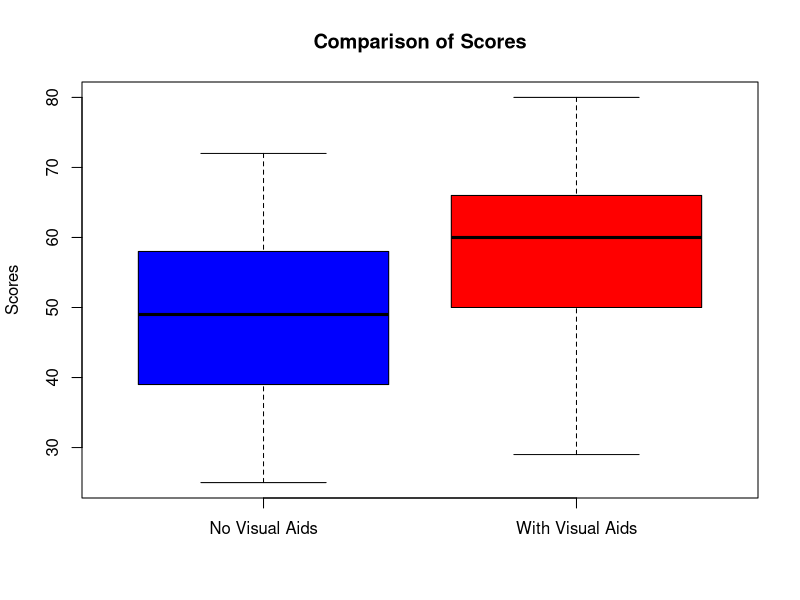
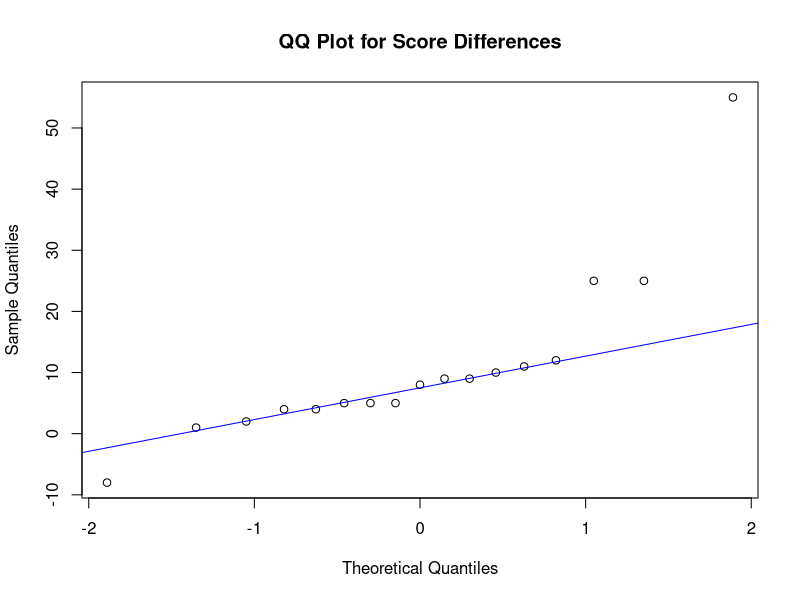
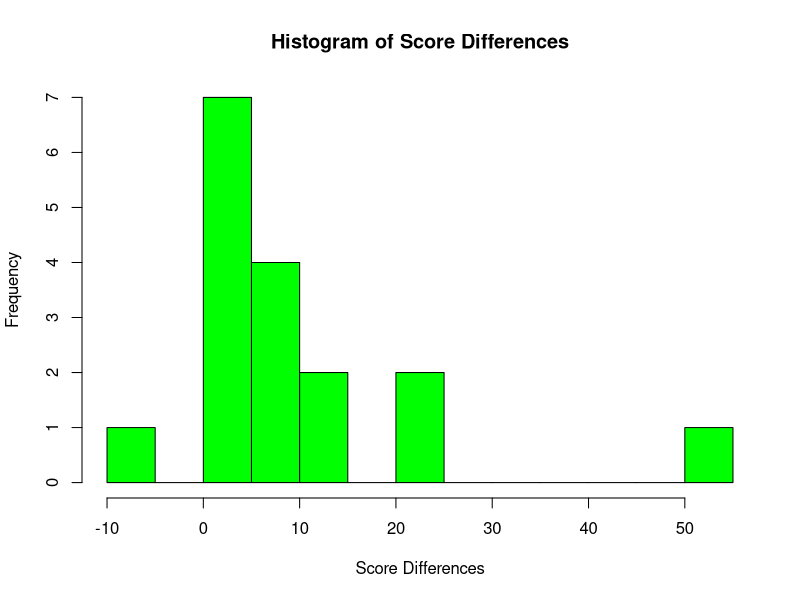

Recreate these plots in R, in order.
student_data <- data.frame(
  student_id = 1:17,
  no_visual_aids = c(50, 60, 58, 72, 36, 51, 49, 49, 25, 52, 41, 32, 58, 39, 25, 40, 61),
  with_visual_aids = c(58, 70, 60, 73, 40, 63, 54, 60, 29, 57, 66, 37, 50, 48, 80, 65, 70)
)

# Inspecting the structure of the data frame
str(student_data)

# Creating a boxplot comparing scores with and without visual aids
windows(20,12)
boxplot(
  student_data$no_visual_aids, student_data$with_visual_aids,
  names = c("No Visual Aids", "With Visual Aids"),
  main = "Comparison of Scores",
  ylab = "Scores",
  col = c("blue", "red")
)

# Installing and loading the e1071 Library 
install.packages("e1071")
library(e1071)

# Calculating the score differences between scores with and without visual aids
score_diff <- student_data$with_visual_aids - student_data$no_visual_aids

# Plotting QQ plot for score differences
qqnorm(score_diff, main = "QQ Plot for Score Differences")
qqline(score_diff, col = "blue")

# By using  histogram we can visualize the distribution of score differences
windows(20,12)
hist(score_diff, breaks = 15, col = "green", border = "black", 
     main = "Histogram of Score Differences",
     xlab = "Score Differences")

# Perform Shapiro-Wilk test for normality on score differences
shapiro_test_diff <- shapiro.test(score_diff)
shapiro_test_diff  # Output of the Shapiro-Wilk test

# Summary statistics for score differences
summary(score_diff)

# Combining scores from both groups into one vector
all_scores <- c(student_data$no_visual_aids, student_data$with_visual_aids)
all_scores

# Conducting a normality test on the combined scores
combined_normality <- shapiro.test(all_scores)
combined_normality
#Mean and Median of combined scores
mean_all_scores <- mean(all_scores)
mean_all_scores  # The mean of all scores
median_all_scores <- median(all_scores)
median_all_scores  # The median of all scores

# Calculating the skewness of the combined scores
skewness_all_scores <- skewness(all_scores)
skewness_all_scores  # Skewness of all scores

# Calculating the mean and standard deviation for both conditions
mean_no_visual_aids <- mean(student_data$no_visual_aids)
mean_no_visual_aids
mean_with_visual_aids <- mean(student_data$with_visual_aids)
mean_with_visual_aids
std_no_visual_aids <- sd(student_data$no_visual_aids)
std_no_visual_aids
std_with_visual_aids <- sd(student_data$with_visual_aids)
std_with_visual_aids

# Performing a paired t-test comparing the two conditions
paired_t_test <- t.test(student_data$no_visual_aids, student_data$with_visual_aids, paired = TRUE)
paired_t_test  # Output of the t-test

